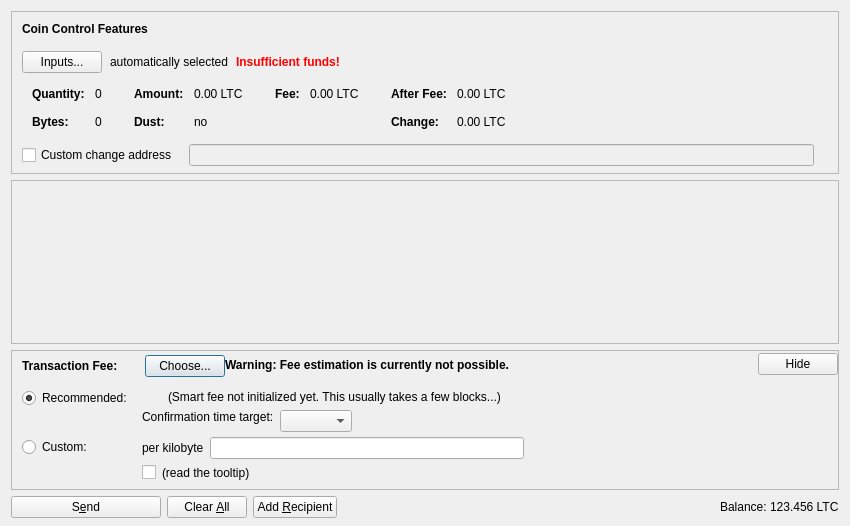
<?xml version="1.0" encoding="UTF-8"?>
<ui version="4.0">
 <class>SendCoinsDialog</class>
 <widget class="QDialog" name="SendCoinsDialog">
  <property name="geometry">
   <rect>
    <x>0</x>
    <y>0</y>
    <width>850</width>
    <height>526</height>
   </rect>
  </property>
  <property name="windowTitle">
   <string>Send Coins</string>
  </property>
  <layout class="QVBoxLayout" name="verticalLayout" stretch="0,1,0,0">
   <property name="bottomMargin">
    <number>8</number>
   </property>
   <item>
    <widget class="QFrame" name="frameCoinControl">
     <property name="sizePolicy">
      <sizepolicy hsizetype="Expanding" vsizetype="Expanding">
       <horstretch>0</horstretch>
       <verstretch>0</verstretch>
      </sizepolicy>
     </property>
     <property name="maximumSize">
      <size>
       <width>16777215</width>
       <height>16777215</height>
      </size>
     </property>
     <property name="frameShape">
      <enum>QFrame::StyledPanel</enum>
     </property>
     <property name="frameShadow">
      <enum>QFrame::Sunken</enum>
     </property>
     <layout class="QVBoxLayout" name="verticalLayoutCoinControl2">
      <property name="spacing">
       <number>0</number>
      </property>
      <property name="leftMargin">
       <number>0</number>
      </property>
      <property name="topMargin">
       <number>0</number>
      </property>
      <property name="rightMargin">
       <number>0</number>
      </property>
      <property name="bottomMargin">
       <number>6</number>
      </property>
      <item>
       <layout class="QVBoxLayout" name="verticalLayoutCoinControl" stretch="0,0,0,0,1">
        <property name="spacing">
         <number>0</number>
        </property>
        <property name="leftMargin">
         <number>10</number>
        </property>
        <property name="topMargin">
         <number>10</number>
        </property>
        <item>
         <layout class="QHBoxLayout" name="horizontalLayoutCoinControl1">
          <property name="bottomMargin">
           <number>15</number>
          </property>
          <item>
           <widget class="QLabel" name="labelCoinControlFeatures">
            <property name="sizePolicy">
             <sizepolicy hsizetype="Preferred" vsizetype="Maximum">
              <horstretch>0</horstretch>
              <verstretch>0</verstretch>
             </sizepolicy>
            </property>
            <property name="font">
             <font>
              <weight>75</weight>
              <bold>true</bold>
             </font>
            </property>
            <property name="styleSheet">
             <string notr="true">font-weight:bold;</string>
            </property>
            <property name="text">
             <string>Coin Control Features</string>
            </property>
           </widget>
          </item>
         </layout>
        </item>
        <item>
         <layout class="QHBoxLayout" name="horizontalLayoutCoinControl2" stretch="0,0,0,0">
          <property name="spacing">
           <number>8</number>
          </property>
          <property name="bottomMargin">
           <number>10</number>
          </property>
          <item>
           <widget class="QPushButton" name="pushButtonCoinControl">
            <property name="styleSheet">
             <string notr="true"/>
            </property>
            <property name="text">
             <string>Inputs...</string>
            </property>
            <property name="autoDefault">
             <bool>false</bool>
            </property>
           </widget>
          </item>
          <item>
           <widget class="QLabel" name="labelCoinControlAutomaticallySelected">
            <property name="text">
             <string>automatically selected</string>
            </property>
            <property name="margin">
             <number>5</number>
            </property>
           </widget>
          </item>
          <item>
           <widget class="QLabel" name="labelCoinControlInsuffFunds">
            <property name="font">
             <font>
              <weight>75</weight>
              <bold>true</bold>
             </font>
            </property>
            <property name="styleSheet">
             <string notr="true">color:red;font-weight:bold;</string>
            </property>
            <property name="text">
             <string>Insufficient funds!</string>
            </property>
            <property name="margin">
             <number>5</number>
            </property>
           </widget>
          </item>
          <item>
           <spacer name="horizontalSpacerCoinControl">
            <property name="orientation">
             <enum>Qt::Horizontal</enum>
            </property>
            <property name="sizeHint" stdset="0">
             <size>
              <width>40</width>
              <height>1</height>
             </size>
            </property>
           </spacer>
          </item>
         </layout>
        </item>
        <item>
         <widget class="QWidget" name="widgetCoinControl" native="true">
          <property name="sizePolicy">
           <sizepolicy hsizetype="Preferred" vsizetype="Preferred">
            <horstretch>0</horstretch>
            <verstretch>0</verstretch>
           </sizepolicy>
          </property>
          <property name="minimumSize">
           <size>
            <width>0</width>
            <height>0</height>
           </size>
          </property>
          <property name="styleSheet">
           <string notr="true"/>
          </property>
          <layout class="QHBoxLayout" name="horizontalLayoutCoinControl5">
           <property name="leftMargin">
            <number>0</number>
           </property>
           <property name="topMargin">
            <number>0</number>
           </property>
           <property name="rightMargin">
            <number>0</number>
           </property>
           <property name="bottomMargin">
            <number>0</number>
           </property>
           <item>
            <layout class="QHBoxLayout" name="horizontalLayoutCoinControl3" stretch="0,0,0,1">
             <property name="spacing">
              <number>20</number>
             </property>
             <property name="topMargin">
              <number>0</number>
             </property>
             <property name="bottomMargin">
              <number>10</number>
             </property>
             <item>
              <layout class="QFormLayout" name="formLayoutCoinControl1">
               <property name="horizontalSpacing">
                <number>10</number>
               </property>
               <property name="verticalSpacing">
                <number>14</number>
               </property>
               <property name="leftMargin">
                <number>10</number>
               </property>
               <property name="topMargin">
                <number>4</number>
               </property>
               <property name="rightMargin">
                <number>6</number>
               </property>
               <item row="0" column="0">
                <widget class="QLabel" name="labelCoinControlQuantityText">
                 <property name="font">
                  <font>
                   <weight>75</weight>
                   <bold>true</bold>
                  </font>
                 </property>
                 <property name="text">
                  <string>Quantity:</string>
                 </property>
                 <property name="margin">
                  <number>0</number>
                 </property>
                </widget>
               </item>
               <item row="0" column="1">
                <widget class="QLabel" name="labelCoinControlQuantity">
                 <property name="cursor">
                  <cursorShape>IBeamCursor</cursorShape>
                 </property>
                 <property name="contextMenuPolicy">
                  <enum>Qt::ActionsContextMenu</enum>
                 </property>
                 <property name="text">
                  <string notr="true">0</string>
                 </property>
                 <property name="margin">
                  <number>0</number>
                 </property>
                 <property name="textInteractionFlags">
                  <set>Qt::LinksAccessibleByMouse|Qt::TextSelectableByKeyboard|Qt::TextSelectableByMouse</set>
                 </property>
                </widget>
               </item>
               <item row="1" column="0">
                <widget class="QLabel" name="labelCoinControlBytesText">
                 <property name="font">
                  <font>
                   <weight>75</weight>
                   <bold>true</bold>
                  </font>
                 </property>
                 <property name="text">
                  <string>Bytes:</string>
                 </property>
                </widget>
               </item>
               <item row="1" column="1">
                <widget class="QLabel" name="labelCoinControlBytes">
                 <property name="cursor">
                  <cursorShape>IBeamCursor</cursorShape>
                 </property>
                 <property name="contextMenuPolicy">
                  <enum>Qt::ActionsContextMenu</enum>
                 </property>
                 <property name="text">
                  <string notr="true">0</string>
                 </property>
                 <property name="textInteractionFlags">
                  <set>Qt::LinksAccessibleByMouse|Qt::TextSelectableByKeyboard|Qt::TextSelectableByMouse</set>
                 </property>
                </widget>
               </item>
              </layout>
             </item>
             <item>
              <layout class="QFormLayout" name="formLayoutCoinControl2">
               <property name="horizontalSpacing">
                <number>10</number>
               </property>
               <property name="verticalSpacing">
                <number>14</number>
               </property>
               <property name="leftMargin">
                <number>6</number>
               </property>
               <property name="topMargin">
                <number>4</number>
               </property>
               <property name="rightMargin">
                <number>6</number>
               </property>
               <item row="0" column="0">
                <widget class="QLabel" name="labelCoinControlAmountText">
                 <property name="font">
                  <font>
                   <weight>75</weight>
                   <bold>true</bold>
                  </font>
                 </property>
                 <property name="text">
                  <string>Amount:</string>
                 </property>
                 <property name="margin">
                  <number>0</number>
                 </property>
                </widget>
               </item>
               <item row="0" column="1">
                <widget class="QLabel" name="labelCoinControlAmount">
                 <property name="cursor">
                  <cursorShape>IBeamCursor</cursorShape>
                 </property>
                 <property name="contextMenuPolicy">
                  <enum>Qt::ActionsContextMenu</enum>
                 </property>
                 <property name="text">
                  <string notr="true">0.00 LTC</string>
                 </property>
                 <property name="textInteractionFlags">
                  <set>Qt::LinksAccessibleByMouse|Qt::TextSelectableByKeyboard|Qt::TextSelectableByMouse</set>
                 </property>
                </widget>
               </item>
               <item row="1" column="0">
                <widget class="QLabel" name="labelCoinControlLowOutputText">
                 <property name="font">
                  <font>
                   <weight>75</weight>
                   <bold>true</bold>
                  </font>
                 </property>
                 <property name="text">
                  <string>Dust:</string>
                 </property>
                </widget>
               </item>
               <item row="1" column="1">
                <widget class="QLabel" name="labelCoinControlLowOutput">
                 <property name="cursor">
                  <cursorShape>IBeamCursor</cursorShape>
                 </property>
                 <property name="contextMenuPolicy">
                  <enum>Qt::ActionsContextMenu</enum>
                 </property>
                 <property name="text">
                  <string notr="true">no</string>
                 </property>
                 <property name="textInteractionFlags">
                  <set>Qt::LinksAccessibleByMouse|Qt::TextSelectableByKeyboard|Qt::TextSelectableByMouse</set>
                 </property>
                </widget>
               </item>
              </layout>
             </item>
             <item>
              <layout class="QFormLayout" name="formLayoutCoinControl3">
               <property name="horizontalSpacing">
                <number>10</number>
               </property>
               <property name="verticalSpacing">
                <number>14</number>
               </property>
               <property name="leftMargin">
                <number>6</number>
               </property>
               <property name="topMargin">
                <number>4</number>
               </property>
               <property name="rightMargin">
                <number>6</number>
               </property>
               <item row="0" column="0">
                <widget class="QLabel" name="labelCoinControlFeeText">
                 <property name="font">
                  <font>
                   <weight>75</weight>
                   <bold>true</bold>
                  </font>
                 </property>
                 <property name="text">
                  <string>Fee:</string>
                 </property>
                 <property name="margin">
                  <number>0</number>
                 </property>
                </widget>
               </item>
               <item row="0" column="1">
                <widget class="QLabel" name="labelCoinControlFee">
                 <property name="cursor">
                  <cursorShape>IBeamCursor</cursorShape>
                 </property>
                 <property name="contextMenuPolicy">
                  <enum>Qt::ActionsContextMenu</enum>
                 </property>
                 <property name="text">
                  <string notr="true">0.00 LTC</string>
                 </property>
                 <property name="textInteractionFlags">
                  <set>Qt::LinksAccessibleByMouse|Qt::TextSelectableByKeyboard|Qt::TextSelectableByMouse</set>
                 </property>
                </widget>
               </item>
              </layout>
             </item>
             <item>
              <layout class="QFormLayout" name="formLayoutCoinControl4">
               <property name="horizontalSpacing">
                <number>10</number>
               </property>
               <property name="verticalSpacing">
                <number>14</number>
               </property>
               <property name="leftMargin">
                <number>6</number>
               </property>
               <property name="topMargin">
                <number>4</number>
               </property>
               <property name="rightMargin">
                <number>6</number>
               </property>
               <item row="0" column="0">
                <widget class="QLabel" name="labelCoinControlAfterFeeText">
                 <property name="font">
                  <font>
                   <weight>75</weight>
                   <bold>true</bold>
                  </font>
                 </property>
                 <property name="text">
                  <string>After Fee:</string>
                 </property>
                 <property name="margin">
                  <number>0</number>
                 </property>
                </widget>
               </item>
               <item row="0" column="1">
                <widget class="QLabel" name="labelCoinControlAfterFee">
                 <property name="cursor">
                  <cursorShape>IBeamCursor</cursorShape>
                 </property>
                 <property name="contextMenuPolicy">
                  <enum>Qt::ActionsContextMenu</enum>
                 </property>
                 <property name="text">
                  <string notr="true">0.00 LTC</string>
                 </property>
                 <property name="textInteractionFlags">
                  <set>Qt::LinksAccessibleByMouse|Qt::TextSelectableByKeyboard|Qt::TextSelectableByMouse</set>
                 </property>
                </widget>
               </item>
               <item row="1" column="0">
                <widget class="QLabel" name="labelCoinControlChangeText">
                 <property name="font">
                  <font>
                   <weight>75</weight>
                   <bold>true</bold>
                  </font>
                 </property>
                 <property name="text">
                  <string>Change:</string>
                 </property>
                </widget>
               </item>
               <item row="1" column="1">
                <widget class="QLabel" name="labelCoinControlChange">
                 <property name="cursor">
                  <cursorShape>IBeamCursor</cursorShape>
                 </property>
                 <property name="contextMenuPolicy">
                  <enum>Qt::ActionsContextMenu</enum>
                 </property>
                 <property name="text">
                  <string notr="true">0.00 LTC</string>
                 </property>
                 <property name="textInteractionFlags">
                  <set>Qt::LinksAccessibleByMouse|Qt::TextSelectableByKeyboard|Qt::TextSelectableByMouse</set>
                 </property>
                </widget>
               </item>
              </layout>
             </item>
            </layout>
           </item>
          </layout>
         </widget>
        </item>
        <item>
         <layout class="QHBoxLayout" name="horizontalLayoutCoinControl4" stretch="0,0,0">
          <property name="spacing">
           <number>12</number>
          </property>
          <property name="sizeConstraint">
           <enum>QLayout::SetDefaultConstraint</enum>
          </property>
          <property name="topMargin">
           <number>5</number>
          </property>
          <property name="rightMargin">
           <number>5</number>
          </property>
          <item>
           <widget class="QCheckBox" name="checkBoxCoinControlChange">
            <property name="toolTip">
             <string>If this is activated, but the change address is empty or invalid, change will be sent to a newly generated address.</string>
            </property>
            <property name="text">
             <string>Custom change address</string>
            </property>
           </widget>
          </item>
          <item>
           <widget class="QValidatedLineEdit" name="lineEditCoinControlChange">
            <property name="enabled">
             <bool>false</bool>
            </property>
            <property name="sizePolicy">
             <sizepolicy hsizetype="Expanding" vsizetype="Fixed">
              <horstretch>0</horstretch>
              <verstretch>0</verstretch>
             </sizepolicy>
            </property>
           </widget>
          </item>
          <item>
           <widget class="QLabel" name="labelCoinControlChangeLabel">
            <property name="sizePolicy">
             <sizepolicy hsizetype="Preferred" vsizetype="Expanding">
              <horstretch>0</horstretch>
              <verstretch>0</verstretch>
             </sizepolicy>
            </property>
            <property name="minimumSize">
             <size>
              <width>0</width>
              <height>0</height>
             </size>
            </property>
            <property name="text">
             <string/>
            </property>
            <property name="margin">
             <number>3</number>
            </property>
           </widget>
          </item>
         </layout>
        </item>
        <item>
         <spacer name="verticalSpacerCoinControl">
          <property name="orientation">
           <enum>Qt::Vertical</enum>
          </property>
          <property name="sizeHint" stdset="0">
           <size>
            <width>800</width>
            <height>1</height>
           </size>
          </property>
         </spacer>
        </item>
       </layout>
      </item>
     </layout>
    </widget>
   </item>
   <item>
    <widget class="QScrollArea" name="scrollArea">
     <property name="widgetResizable">
      <bool>true</bool>
     </property>
     <widget class="QWidget" name="scrollAreaWidgetContents">
      <property name="geometry">
       <rect>
        <x>0</x>
        <y>0</y>
        <width>830</width>
        <height>104</height>
       </rect>
      </property>
      <layout class="QVBoxLayout" name="verticalLayout_2" stretch="0,1">
       <property name="leftMargin">
        <number>0</number>
       </property>
       <property name="topMargin">
        <number>0</number>
       </property>
       <property name="rightMargin">
        <number>0</number>
       </property>
       <property name="bottomMargin">
        <number>0</number>
       </property>
       <item>
        <layout class="QVBoxLayout" name="entries">
         <property name="spacing">
          <number>6</number>
         </property>
        </layout>
       </item>
       <item>
        <spacer name="verticalSpacer">
         <property name="orientation">
          <enum>Qt::Vertical</enum>
         </property>
         <property name="sizeHint" stdset="0">
          <size>
           <width>20</width>
           <height>40</height>
          </size>
         </property>
        </spacer>
       </item>
      </layout>
     </widget>
    </widget>
   </item>
   <item>
    <widget class="QFrame" name="frameFee">
     <property name="sizePolicy">
      <sizepolicy hsizetype="Expanding" vsizetype="Expanding">
       <horstretch>0</horstretch>
       <verstretch>0</verstretch>
      </sizepolicy>
     </property>
     <property name="maximumSize">
      <size>
       <width>16777215</width>
       <height>16777215</height>
      </size>
     </property>
     <property name="frameShape">
      <enum>QFrame::StyledPanel</enum>
     </property>
     <property name="frameShadow">
      <enum>QFrame::Sunken</enum>
     </property>
     <layout class="QVBoxLayout" name="verticalLayoutFee1">
      <property name="spacing">
       <number>0</number>
      </property>
      <property name="leftMargin">
       <number>0</number>
      </property>
      <property name="topMargin">
       <number>0</number>
      </property>
      <property name="rightMargin">
       <number>0</number>
      </property>
      <property name="bottomMargin">
       <number>0</number>
      </property>
      <item>
       <layout class="QVBoxLayout" name="verticalLayoutFee2" stretch="0,0,0">
        <property name="spacing">
         <number>0</number>
        </property>
        <property name="leftMargin">
         <number>10</number>
        </property>
        <property name="topMargin">
         <number>0</number>
        </property>
        <item>
         <layout class="QHBoxLayout" name="horizontalLayoutFee1">
          <property name="bottomMargin">
           <number>0</number>
          </property>
          <item>
           <layout class="QVBoxLayout" name="verticalLayoutFee7">
            <property name="spacing">
             <number>0</number>
            </property>
            <item>
             <spacer name="verticalSpacerSmartFee">
              <property name="orientation">
               <enum>Qt::Vertical</enum>
              </property>
              <property name="sizeType">
               <enum>QSizePolicy::Fixed</enum>
              </property>
              <property name="sizeHint" stdset="0">
               <size>
                <width>1</width>
                <height>4</height>
               </size>
              </property>
             </spacer>
            </item>
            <item>
             <layout class="QHBoxLayout" name="horizontalLayoutSmartFee">
              <property name="spacing">
               <number>10</number>
              </property>
              <item>
               <widget class="QLabel" name="labelFeeHeadline">
                <property name="sizePolicy">
                 <sizepolicy hsizetype="Preferred" vsizetype="Maximum">
                  <horstretch>0</horstretch>
                  <verstretch>0</verstretch>
                 </sizepolicy>
                </property>
                <property name="font">
                 <font>
                  <weight>75</weight>
                  <bold>true</bold>
                 </font>
                </property>
                <property name="styleSheet">
                 <string notr="true">font-weight:bold;</string>
                </property>
                <property name="text">
                 <string>Transaction Fee:</string>
                </property>
               </widget>
              </item>
              <item>
               <widget class="QLabel" name="labelFeeMinimized">
                <property name="text">
                 <string/>
                </property>
               </widget>
              </item>
              <item>
               <widget class="QPushButton" name="buttonChooseFee">
                <property name="text">
                 <string>Choose...</string>
                </property>
               </widget>
              </item>
             </layout>
            </item>
            <item>
             <spacer name="verticalSpacer_5">
              <property name="orientation">
               <enum>Qt::Vertical</enum>
              </property>
              <property name="sizeHint" stdset="0">
               <size>
                <width>1</width>
                <height>1</height>
               </size>
              </property>
             </spacer>
            </item>
           </layout>
          </item>
          <item>
           <widget class="QLabel" name="fallbackFeeWarningLabel">
            <property name="toolTip">
             <string>Using the fallbackfee can result in sending a transaction that will take several hours or days (or never) to confirm. Consider choosing your fee manually or wait until you have validated the complete chain.</string>
            </property>
            <property name="font">
            <font>
                <weight>75</weight>
                <bold>true</bold>
            </font>
            </property>
            <property name="text">
             <string>Warning: Fee estimation is currently not possible.</string>
            </property>
            <property name="wordWrap">
             <bool>false</bool>
            </property>
           </widget>
          </item>
          <item>
           <spacer name="horizontalSpacer_4">
            <property name="orientation">
             <enum>Qt::Horizontal</enum>
            </property>
            <property name="sizeType">
             <enum>QSizePolicy::MinimumExpanding</enum>
            </property>
            <property name="sizeHint" stdset="0">
             <size>
              <width>40</width>
              <height>20</height>
             </size>
            </property>
           </spacer>
          </item>
          <item>
           <widget class="QPushButton" name="buttonMinimizeFee">
            <property name="toolTip">
             <string>collapse fee-settings</string>
            </property>
            <property name="text">
             <string>Hide</string>
            </property>
           </widget>
          </item>
         </layout>
        </item>
        <item>
         <widget class="QFrame" name="frameFeeSelection">
          <layout class="QVBoxLayout" name="verticalLayoutFee12">
           <property name="spacing">
            <number>0</number>
           </property>
           <property name="leftMargin">
            <number>0</number>
           </property>
           <property name="topMargin">
            <number>0</number>
           </property>
           <property name="rightMargin">
            <number>0</number>
           </property>
           <property name="bottomMargin">
            <number>0</number>
           </property>
           <item>
            <layout class="QGridLayout" name="gridLayoutFee">
             <property name="topMargin">
              <number>10</number>
             </property>
             <property name="bottomMargin">
              <number>4</number>
             </property>
             <property name="horizontalSpacing">
              <number>10</number>
             </property>
             <property name="verticalSpacing">
              <number>4</number>
             </property>
             <item row="1" column="1">
              <layout class="QVBoxLayout" name="verticalLayoutFee8">
               <property name="spacing">
                <number>6</number>
               </property>
               <item>
                <layout class="QHBoxLayout" name="horizontalLayoutFee13">
                 <item>
                  <widget class="QLabel" name="labelCustomPerKilobyte">
                   <property name="toolTip">
                    <string>If the custom fee is set to 1000 satoshis and the transaction is only 250 bytes, then &quot;per kilobyte&quot; only pays 250 satoshis in fee, while &quot;total at least&quot; pays 1000 satoshis. For transactions bigger than a kilobyte both pay by kilobyte.</string>
                   </property>
                   <property name="text">
                    <string>per kilobyte</string>
                   </property>
                  </widget>
                 </item>
                 <item>
                  <widget class="BitcoinAmountField" name="customFee"/>
                 </item>
                 <item>
                  <spacer name="horizontalSpacer_6">
                   <property name="orientation">
                    <enum>Qt::Horizontal</enum>
                   </property>
                   <property name="sizeHint" stdset="0">
                    <size>
                     <width>1</width>
                     <height>1</height>
                    </size>
                   </property>
                  </spacer>
                 </item>
                </layout>
               </item>
               <item>
                <layout class="QHBoxLayout" name="horizontalLayoutFee8">
                 <item>
                  <widget class="QCheckBox" name="checkBoxMinimumFee">
                   <property name="toolTip">
                    <string>Paying only the minimum fee is just fine as long as there is less transaction volume than space in the blocks. But be aware that this can end up in a never confirming transaction once there is more demand for sportcoin transactions than the network can process.</string>
                   </property>
                   <property name="text">
                    <string/>
                   </property>
                  </widget>
                 </item>
                 <item>
                  <widget class="QLabel" name="labelMinFeeWarning">
                   <property name="enabled">
                    <bool>true</bool>
                   </property>
                   <property name="toolTip">
                    <string>Paying only the minimum fee is just fine as long as there is less transaction volume than space in the blocks. But be aware that this can end up in a never confirming transaction once there is more demand for sportcoin transactions than the network can process.</string>
                   </property>
                   <property name="text">
                    <string>(read the tooltip)</string>
                   </property>
                   <property name="margin">
                    <number>5</number>
                   </property>
                  </widget>
                 </item>
                 <item>
                  <spacer name="horizontalSpacer_2">
                   <property name="orientation">
                    <enum>Qt::Horizontal</enum>
                   </property>
                   <property name="sizeHint" stdset="0">
                    <size>
                     <width>1</width>
                     <height>1</height>
                    </size>
                   </property>
                  </spacer>
                 </item>
                </layout>
               </item>
              </layout>
             </item>
             <item row="0" column="0">
              <layout class="QVBoxLayout" name="verticalLayoutFee4" stretch="0,1">
               <item>
                <widget class="QRadioButton" name="radioSmartFee">
                 <property name="text">
                  <string>Recommended:</string>
                 </property>
                 <property name="checked">
                  <bool>true</bool>
                 </property>
                 <attribute name="buttonGroup">
                  <string notr="true">groupFee</string>
                 </attribute>
                </widget>
               </item>
               <item>
                <spacer name="verticalSpacer_2">
                 <property name="orientation">
                  <enum>Qt::Vertical</enum>
                 </property>
                 <property name="sizeHint" stdset="0">
                  <size>
                   <width>1</width>
                   <height>1</height>
                  </size>
                 </property>
                </spacer>
               </item>
              </layout>
             </item>
             <item row="1" column="0">
              <layout class="QVBoxLayout" name="verticalLayoutFee9" stretch="0,1">
               <item>
                <widget class="QRadioButton" name="radioCustomFee">
                 <property name="text">
                  <string>Custom:</string>
                 </property>
                 <attribute name="buttonGroup">
                  <string notr="true">groupFee</string>
                 </attribute>
                </widget>
               </item>
               <item>
                <spacer name="verticalSpacer_6">
                 <property name="orientation">
                  <enum>Qt::Vertical</enum>
                 </property>
                 <property name="sizeHint" stdset="0">
                  <size>
                   <width>1</width>
                   <height>1</height>
                  </size>
                 </property>
                </spacer>
               </item>
              </layout>
             </item>
             <item row="0" column="1">
              <layout class="QVBoxLayout" name="verticalLayoutFee3" stretch="0,0,1">
               <property name="spacing">
                <number>6</number>
               </property>
               <property name="topMargin">
                <number>2</number>
               </property>
               <item>
                <layout class="QHBoxLayout" name="horizontalLayoutFee12">
                 <item>
                  <widget class="QLabel" name="labelSmartFee">
                   <property name="text">
                    <string/>
                   </property>
                   <property name="margin">
                    <number>2</number>
                   </property>
                  </widget>
                 </item>
                 <item>
                  <widget class="QLabel" name="labelFeeEstimation">
                   <property name="text">
                    <string/>
                   </property>
                  </widget>
                 </item>
                 <item>
                  <widget class="QLabel" name="labelSmartFee2">
                   <property name="text">
                    <string>(Smart fee not initialized yet. This usually takes a few blocks...)</string>
                   </property>
                   <property name="margin">
                    <number>2</number>
                   </property>
                  </widget>
                 </item>
                 <item>
                  <spacer name="horizontalSpacer_5">
                   <property name="orientation">
                    <enum>Qt::Horizontal</enum>
                   </property>
                   <property name="sizeHint" stdset="0">
                    <size>
                     <width>1</width>
                     <height>1</height>
                    </size>
                   </property>
                  </spacer>
                 </item>
                </layout>
               </item>
               <item>
                <layout class="QHBoxLayout" name="horizontalLayoutFee9">
                 <item>
                  <layout class="QVBoxLayout" name="verticalLayoutFee6">
                   <item>
                    <widget class="QLabel" name="labelSmartFee3">
                     <property name="text">
                      <string>Confirmation time target:</string>
                     </property>
                     <property name="margin">
                      <number>2</number>
                     </property>
                    </widget>
                   </item>
                   <item>
                    <spacer name="verticalSpacer_3">
                     <property name="orientation">
                      <enum>Qt::Vertical</enum>
                     </property>
                     <property name="sizeHint" stdset="0">
                      <size>
                       <width>1</width>
                       <height>1</height>
                      </size>
                     </property>
                    </spacer>
                   </item>
                  </layout>
                 </item>
                 <item>
                  <layout class="QVBoxLayout" name="verticalLayoutFee5">
                   <property name="rightMargin">
                    <number>30</number>
                   </property>
                   <item>
                    <layout class="QHBoxLayout" name="horizontalLayoutConfTarget">
                     <property name="bottomMargin">
                      <number>0</number>
                     </property>
                     <item>
                      <widget class="QComboBox" name="confTargetSelector"/>
                     </item>
                     <item>
                      <spacer name="horizontalSpacerConfTarget">
                       <property name="orientation">
                        <enum>Qt::Horizontal</enum>
                       </property>
                       <property name="sizeHint" stdset="0">
                        <size>
                         <width>40</width>
                         <height>20</height>
                        </size>
                       </property>
                      </spacer>
                     </item>
                    </layout>
                   </item>
                  </layout>
                 </item>
                </layout>
               </item>
               <item>
                <spacer name="verticalSpacer_4">
                 <property name="orientation">
                  <enum>Qt::Vertical</enum>
                 </property>
                 <property name="sizeHint" stdset="0">
                  <size>
                   <width>1</width>
                   <height>1</height>
                  </size>
                 </property>
                </spacer>
               </item>
              </layout>
             </item>
            </layout>
           </item>
          </layout>
         </widget>
        </item>
        <item>
         <spacer name="verticalSpacerFee">
          <property name="orientation">
           <enum>Qt::Vertical</enum>
          </property>
          <property name="sizeHint" stdset="0">
           <size>
            <width>40</width>
            <height>5</height>
           </size>
          </property>
         </spacer>
        </item>
       </layout>
      </item>
     </layout>
    </widget>
   </item>
   <item>
    <layout class="QHBoxLayout" name="horizontalLayout">
     <item>
      <widget class="QPushButton" name="sendButton">
       <property name="minimumSize">
        <size>
         <width>150</width>
         <height>0</height>
        </size>
       </property>
       <property name="toolTip">
        <string>Confirm the send action</string>
       </property>
       <property name="text">
        <string>S&amp;end</string>
       </property>
       <property name="icon">
        <iconset resource="../bitcoin.qrc">
         <normaloff>:/icons/send</normaloff>:/icons/send</iconset>
       </property>
       <property name="autoDefault">
        <bool>false</bool>
       </property>
       <property name="default">
        <bool>false</bool>
       </property>
      </widget>
     </item>
     <item>
      <widget class="QPushButton" name="clearButton">
       <property name="sizePolicy">
        <sizepolicy hsizetype="Minimum" vsizetype="Fixed">
         <horstretch>0</horstretch>
         <verstretch>0</verstretch>
        </sizepolicy>
       </property>
       <property name="toolTip">
        <string>Clear all fields of the form.</string>
       </property>
       <property name="text">
        <string>Clear &amp;All</string>
       </property>
       <property name="icon">
        <iconset resource="../bitcoin.qrc">
         <normaloff>:/icons/remove</normaloff>:/icons/remove</iconset>
       </property>
       <property name="autoDefault">
        <bool>false</bool>
       </property>
      </widget>
     </item>
     <item>
      <widget class="QPushButton" name="addButton">
       <property name="toolTip">
        <string>Send to multiple recipients at once</string>
       </property>
       <property name="text">
        <string>Add &amp;Recipient</string>
       </property>
       <property name="icon">
        <iconset resource="../bitcoin.qrc">
         <normaloff>:/icons/add</normaloff>:/icons/add</iconset>
       </property>
       <property name="autoDefault">
        <bool>false</bool>
       </property>
      </widget>
     </item>
     <item>
      <spacer name="horizontalSpacer">
       <property name="orientation">
        <enum>Qt::Horizontal</enum>
       </property>
       <property name="sizeHint" stdset="0">
        <size>
         <width>40</width>
         <height>20</height>
        </size>
       </property>
      </spacer>
     </item>
     <item>
      <layout class="QHBoxLayout" name="horizontalLayout_2">
       <property name="spacing">
        <number>3</number>
       </property>
       <item>
        <widget class="QLabel" name="label">
         <property name="sizePolicy">
          <sizepolicy hsizetype="Preferred" vsizetype="Fixed">
           <horstretch>0</horstretch>
           <verstretch>0</verstretch>
          </sizepolicy>
         </property>
         <property name="text">
          <string>Balance:</string>
         </property>
        </widget>
       </item>
       <item>
        <widget class="QLabel" name="labelBalance">
         <property name="sizePolicy">
          <sizepolicy hsizetype="Preferred" vsizetype="Fixed">
           <horstretch>0</horstretch>
           <verstretch>0</verstretch>
          </sizepolicy>
         </property>
         <property name="cursor">
          <cursorShape>IBeamCursor</cursorShape>
         </property>
         <property name="text">
          <string notr="true">123.456 LTC</string>
         </property>
         <property name="textInteractionFlags">
          <set>Qt::LinksAccessibleByMouse|Qt::TextSelectableByKeyboard|Qt::TextSelectableByMouse</set>
         </property>
        </widget>
       </item>
      </layout>
     </item>
    </layout>
   </item>
  </layout>
 </widget>
 <customwidgets>
  <customwidget>
   <class>QValidatedLineEdit</class>
   <extends>QLineEdit</extends>
   <header>qt/qvalidatedlineedit.h</header>
  </customwidget>
  <customwidget>
   <class>BitcoinAmountField</class>
   <extends>QLineEdit</extends>
   <header>qt/bitcoinamountfield.h</header>
   <container>1</container>
  </customwidget>
 </customwidgets>
 <resources>
  <include location="../bitcoin.qrc"/>
 </resources>
 <connections/>
 <buttongroups>
  <buttongroup name="groupFee"/>
 </buttongroups>
</ui>
